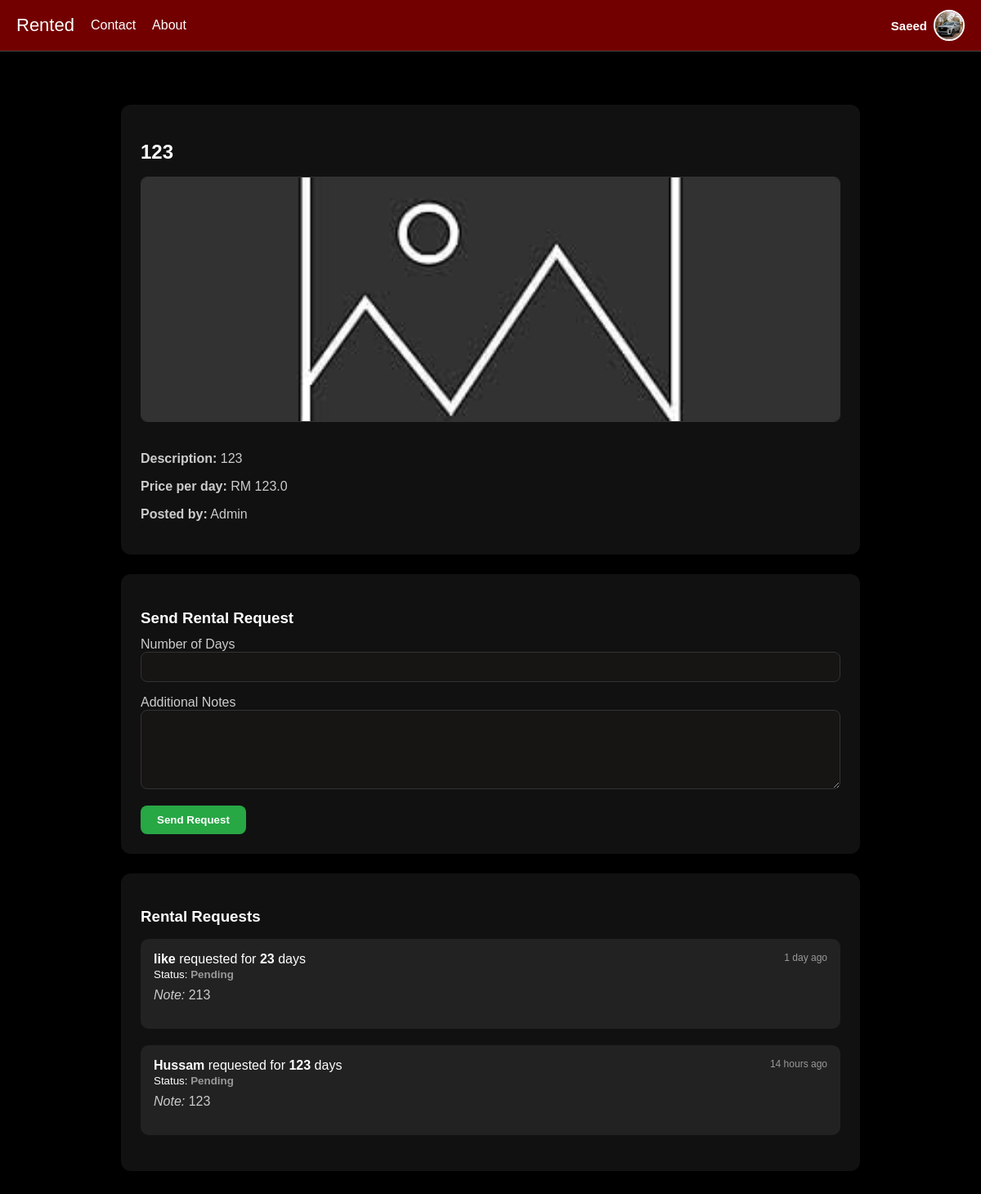
Page /listing/8 (signed in) on the committed database.
### app.py (models this page shows)
class User(db.Model):
    id = db.Column(db.Integer, primary_key=True)
    username = db.Column(db.String(150), unique=True, nullable=False)
    email = db.Column(db.String(150), unique=True, nullable=True)
    password = db.Column(db.String(150), nullable=False)
    profile_pic = db.Column(db.String(300), default="profile_pics/default.png")
    is_admin = db.Column(db.Boolean, default=False)
    created_at = db.Column(db.DateTime, default=datetime.utcnow)

class Listing(db.Model):
    id = db.Column(db.Integer, primary_key=True)
    title = db.Column(db.String(150), nullable=False)
    description = db.Column(db.Text, nullable=False)
    price = db.Column(db.Float, nullable=False)
    image = db.Column(db.String(300), default="default_listing.png")
    user_id = db.Column(db.Integer, db.ForeignKey('user.id'), nullable=False)
    created_at = db.Column(db.DateTime, default=datetime.utcnow)
    user = db.relationship("User", backref="listings")

class RentRequest(db.Model):
    id = db.Column(db.Integer, primary_key=True)
    days = db.Column(db.Integer, nullable=False)
    description = db.Column(db.Text)
    status = db.Column(db.String(50), default="Pending")
    created_at = db.Column(db.DateTime, default=datetime.utcnow)
    listing_id = db.Column(db.Integer, db.ForeignKey('listing.id'))
    renter_id = db.Column(db.Integer, db.ForeignKey('user.id'))
    listing = db.relationship("Listing", backref="requests")
    renter = db.relationship("User")

### app.py (the view, shortened to what this page needs)
@app.route("/listing/<int:id>", methods=["GET", "POST"])
def view_listing(id):
    listing = Listing.query.get_or_404(id)
    approved_request = next((req for req in listing.requests if req.status == "Approved"), None)
    return render_template(
        "view_listing.html",
        listing=listing,
        requests=listing.requests,
        approved_request=approved_request  # pass to template
    )

### app.py (called while the page is built)
@app.context_processor
def inject_user():
    if "user_id" in session:
        user = User.query.get(session["user_id"])
        return dict(user=user)
    return dict(user=None)

### templates/view_listing.html (shortened to what this page needs)
{% extends "base.html" %}
{% block content %}
<div class="container">
  <div style="background: #111; padding: 24px; border-radius: 12px; margin-bottom: 24px;">
    <h2 style="color: #fff; margin-bottom: 16px;">{{ listing.title }}</h2>
    <img src="{{ url_for('static', filename='listing_images/' ~ (listing.image or 'default_listing.png')) }}"
         alt="Listing image"
         style="width: 100%; max-height: 300px; object-fit: cover; border-radius: 8px; margin-bottom: 16px; border: 1px solid #333;">
    <p style="color: #ccc;"><strong>Description:</strong> {{ listing.description }}</p>
    <p style="color: #ccc;"><strong>Price per day:</strong> RM {{ listing.price }}</p>
    <p style="color: #ccc;"><strong>Posted by:</strong> {{ listing.user.username }}</p>
  </div>
  {% set approved_request = requests | selectattr("status", "equalto", "Approved") | list %}
  {% if user and user.id != listing.user_id %}
    {% if not approved_request %}
      {% set existing_user_request = requests | selectattr("renter_id", "equalto", user.id) | list %}
      {% if not existing_user_request %}
        <div style="background: #111; padding: 24px; border-radius: 12px; margin-bottom: 24px;">
          <h3 style="color: #fff; margin-bottom: 12px;">Send Rental Request</h3>
          <form method="POST">
            <label for="days" style="color: #ccc;">Number of Days</label>
            <input type="number" id="days" name="days" min="1" required
                   style="width: 100%; padding: 10px; margin-bottom: 16px; background: #171414; color: #fff; border-radius: 8px; border: 1px solid #333;">
            <label for="description" style="color: #ccc;">Additional Notes</label>
            <textarea id="description" name="description" rows="5"
                      style="width: 100%; padding: 10px; background: #171414; color: #fff; border-radius: 8px; border: 1px solid #333; margin-bottom: 16px;"></textarea>
            <button type="submit" class="auth-link"
                    style="padding: 10px 20px; border-radius: 8px; background: #28a745; color: #fff; font-weight: bold; border: none; cursor: pointer;">
              Send Request
            </button>
          </form>
        </div>
      {% endif %}
    {% endif %}
  {% endif %}
  {% if not approved_request %}
    <div style="background: #111; padding: 24px; border-radius: 12px;">
      <h3 style="color: #fff; margin-bottom: 12px;">Rental Requests</h3>
      {% if requests %}
        <ul style="list-style: none; padding-left: 0;">
          {% for req in requests %}
            <li style="margin-bottom: 20px; padding: 16px; background: #222; border-radius: 10px;">
              <div style="display:flex; justify-content: space-between; align-items: flex-start;">
                <div>
                  <strong style="color: #fff;">{{ req.renter.username if req.renter else 'N/A' }}</strong> requested for
                  <strong style="color: #fff;">{{ req.days }}</strong> days<br>
                  <small>Status:
                    <span style="font-weight: bold;
                      color: {% if req.status == 'Approved' %}#28a745
                             {% elif req.status == 'Rejected' %}#dc3545
                             {% else %}#999
                      {% endif %}">{{ req.status }}</span>
                  </small>
                  {% if req.description %}
                    <p style="color: #ccc; margin-top: 8px;"><em>Note:</em> {{ req.description }}</p>
                  {% endif %}
                </div>
                <div style="display:flex; flex-direction: column; gap: 8px; align-items: flex-end;">
                  <span style="color: #999; font-size: 12px;">{{ req.created_at|timeago }}</span>
                </div>
              </div>
            </li>
          {% endfor %}
        </ul>
      {% else %}
        <p style="color: #ccc;">No requests yet.</p>
      {% endif %}
    </div>
  {% endif %}
</div>
{% endblock %}

### templates/base.html (shortened to what this page needs)
<!DOCTYPE html>
<html lang="en">
<head>
</head>
<body>
  <nav class="navbar">
    <div class="nav-left">
      <a href="{{ url_for('home') }}" class="logo">Rented</a>
      <a href="{{ url_for('contact') }}">Contact</a>
      <a href="{{ url_for('about') }}">About</a>
    </div>
    <div class="nav-right">
      {% if session.get('user_id') %}
        <div class="user-info">
          <span class="username">{{ user.username }}</span>
          <img src="{{ url_for('static', filename=user.profile_pic) }}" alt="Profile" class="profile-pic">
        </div>
      {% else %}
        <div class="auth-buttons">
          <a href="{{ url_for('login') }}" class="auth-link">Login</a>
          <a href="{{ url_for('signup') }}" class="auth-link">Sign Up</a>
        </div>
      {% endif %}
    </div>
  </nav>
  <div class="container">
    {% block content %}{% endblock %}
  </div>
</body>
</html>

### templates/base.html (style rules this page uses)
*, *::before, *::after { box-sizing: border-box; }
body { margin: 0; font-family: Arial, sans-serif; background: #000; color: #fff; min-height: 100vh; padding-top: 80px; }
a { text-decoration: none; color: inherit; }
.navbar { display: flex; justify-content: space-between; align-items: center; background: #730000; padding: 12px 20px; position: fixed; top: 0; left: 0; right: 0; z-index: 1000; border-bottom: 1px solid #444; }
.nav-left { display: flex; align-items: center; gap: 20px; }
.navbar a { color: #fff; font-weight: 500; }
.logo { font-family: 'Arial Black', sans-serif; font-size: 22px; color: #000; }
.auth-link { background: #171414; color: #fff; font-weight: 600; padding: 8px 16px; border-radius: 20px; transition: transform 0.3s ease, background 0.3s ease; }
.user-info { display: flex; align-items: center; gap: 8px; position: relative; }
.username { font-weight: bold; font-size: 15px; }
.profile-pic { width: 38px; height: 38px; border-radius: 50%; object-fit: cover; cursor: pointer; border: 2px solid #fff; }
.container { max-width: 1000px; margin: 0 auto; padding: 24px; }

### rows in the picture
User: username "Saeed", profile_pic (picture)
Listing: title "123", image (placeholder picture), description "123", price "123.0"
User: user.username "Admin"
RentRequest: renter "like", days "23", status "Pending", description "213", created_at "1 day ago"
RentRequest: renter "Hussam", days "123", status "Pending", description "123", created_at "14 hours ago"
